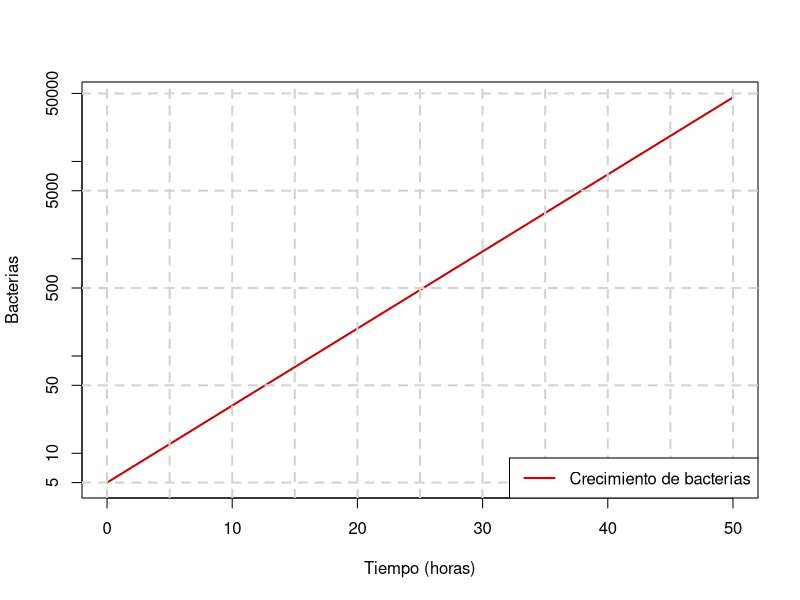

Reproduce this figure in R.
# Introduzca la población inicial
Poblacion_inicial = 5

# Introduzca el porcentaje de crecimiento, 1 = 100%
Porcentaje_de_crecimiento = 0.20

# Introduzca el tiempo al que se desea calcular el crecimiento
tiempo = 0:50

Exponencial_NI <- function(P0, r, t){P0 * (1 + r)^t}

Bacterias = Exponencial_NI(Poblacion_inicial, Porcentaje_de_crecimiento, tiempo)

Bacterias

plot(y = c(Bacterias), x = 0:50, xlab="Tiempo (horas)", ylab="Bacterias", log="y", type="l",
     col="red3",
     lwd=2)

# Edite las lineas grises
abline(lwd=2, lty="dashed", col="lightgrey", v=seq(0, 50, by=5), h= c(5, 50, 500, 5000, 50000))

# Edite la leyenda
legend("bottomright",legend=expression("Crecimiento de bacterias"), col="red3", bty="l", lwd=2)
